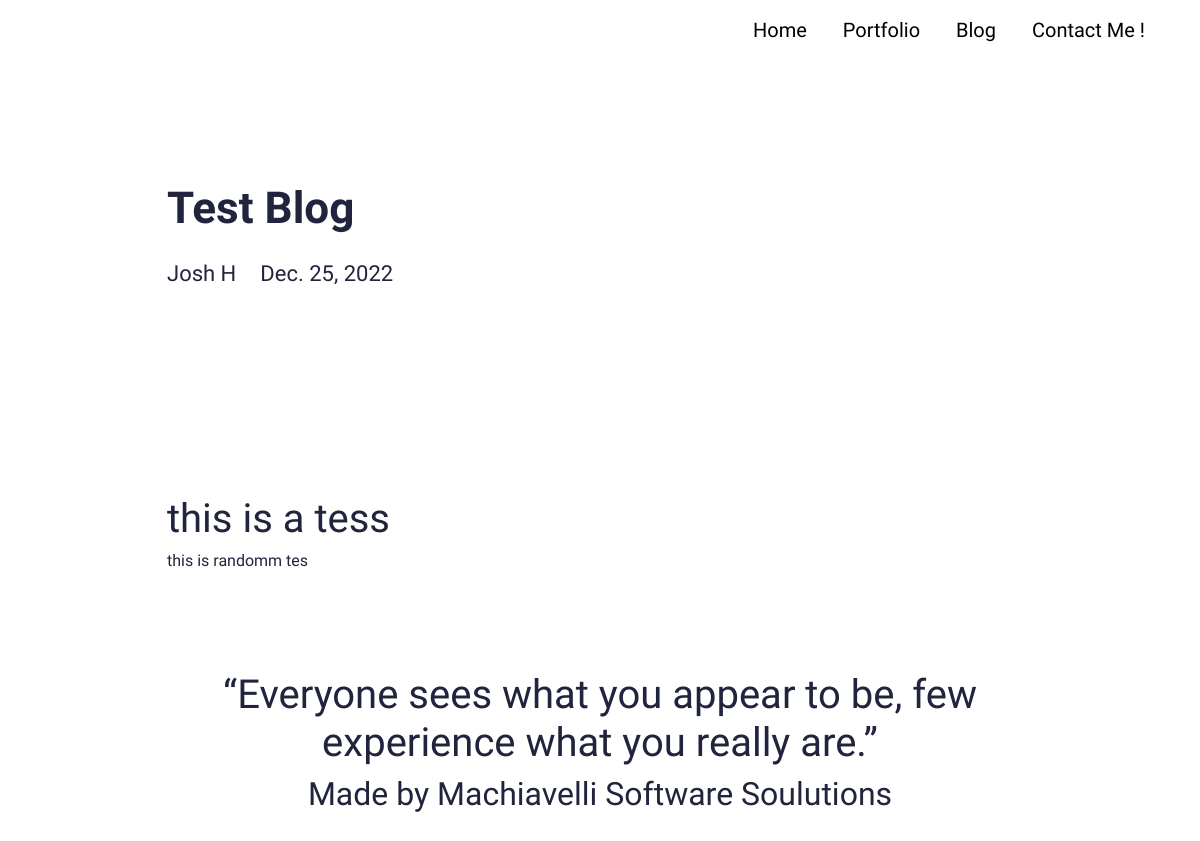
The page /blog/test-blog on the database its author committed.
### main/models.py (models this page shows, shortened)
class Blog(models.Model):
    class Meta:
        verbose_name_plural = 'Blog Profiles'
        verbose_name = 'Blog'
        ordering = ["timestamp"]
    timestamp = models.DateTimeField(auto_now_add=True)
    author = models.CharField(max_length=200, blank=True, null=True)
    name = models.CharField(max_length=200, blank=True, null=True)
    description = models.CharField(max_length=500, blank=True, null=True)
    body = RichTextField(blank=True, null=True)
    slug = models.SlugField(null=True, blank=True)
    image = models.ImageField(blank=True, null=True, upload_to="blog")
    is_active = models.BooleanField(default=True)

### main/views.py (the view)
# urls.py: path('blog/<slug:slug>', views.BlogDetailView.as_view(), name="blog"),
class BlogDetailView(generic.DetailView):
	model = Blog
	template_name = "main/blog-detail.html"

### resume_app/context_processors.py (called while the page is built)
def project_context(request):
	context = {
		'me': User.objects.first(),
	}
	return context

### main/templates/main/blog-detail.html (shortened to what this page needs)
{% extends 'main/base.html' %}
{% load static %}
{% block content %}
<section>
  <div class="innerPageBannerCol">
    <div class="container">
      <div class="row g-4 g-md-3  align-items-center">
        <div class="col-md-6">
          <div class="bannerContent">
            <h1 class="xlTitle pb-md-3">{{object.name|title}}</h1>
          </div>
        </div>
      </div>
      <div class="row">
        <div class="col-md-auto">
          <div class="authorCol">
            <h4 class="smTitle pb-3">{{object.author|title}}</h4>
          </div>
        </div>
        <div class="col-md">
          <h4 class="smTitle pb-3">{{object.timestamp.date}}</h4>
        </div>
      </div>
    </div>
  </div>
</section>
<section>
  <div class="sectionSpaceSm">
    <div class="container">
      {{object.body|safe}}
    </div>
  </div>
</section>
{% endblock %}

### static/css/style.css (style rules this page uses)
:root { --primaryColor: #9C07B6; --primaryDarkColor: #3D0048; --primaryHoverColor: #900AA8; --secondaryColor: #F9B000; --baseColor: #21243D; --baseFont: 'Heebo', sans-serif; --titleFont: 'Courier Prime', monospace; --regular: 400; --medium: 500; --bold: 700; --black: 900; --lightBg: #F1F1F1; }
html { scroll-behavior: smooth; }
body { font-family: var(--baseFont); color: var(--baseColor); line-height: normal; }
.xlTitle { font-size: 44px; line-height: 1.3; font-weight: var(--bold); font-family: var(--titleFont) }
.smTitle { font-size: 22px; line-height: normal; font-weight: var(--regular); font-family: var(--titleFont) }
.sectionSpaceSm { padding: 35px 0; }
.innerPageBannerCol { padding: 180px 0 150px; }
@media (min-width:992px) { .container, .container-lg, .container-md, .container-sm, .container-xl, .container-xxl { max-width: 890px; } }

### rows shown on the page
Blog: name "Test Blog", author "Josh H", timestamp "Dec. 25, 2022", body "this is a tess this is randomm tes"
